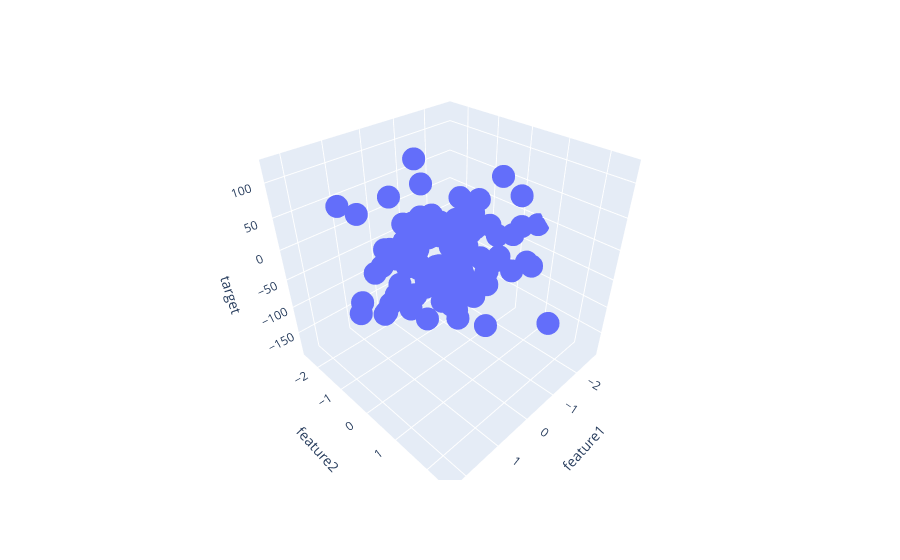

The cell this chart's notebook holds for it:
### Code cell
fig = px.scatter_3d(df, x='feature1', y='feature2', z='target')

fig.show()
